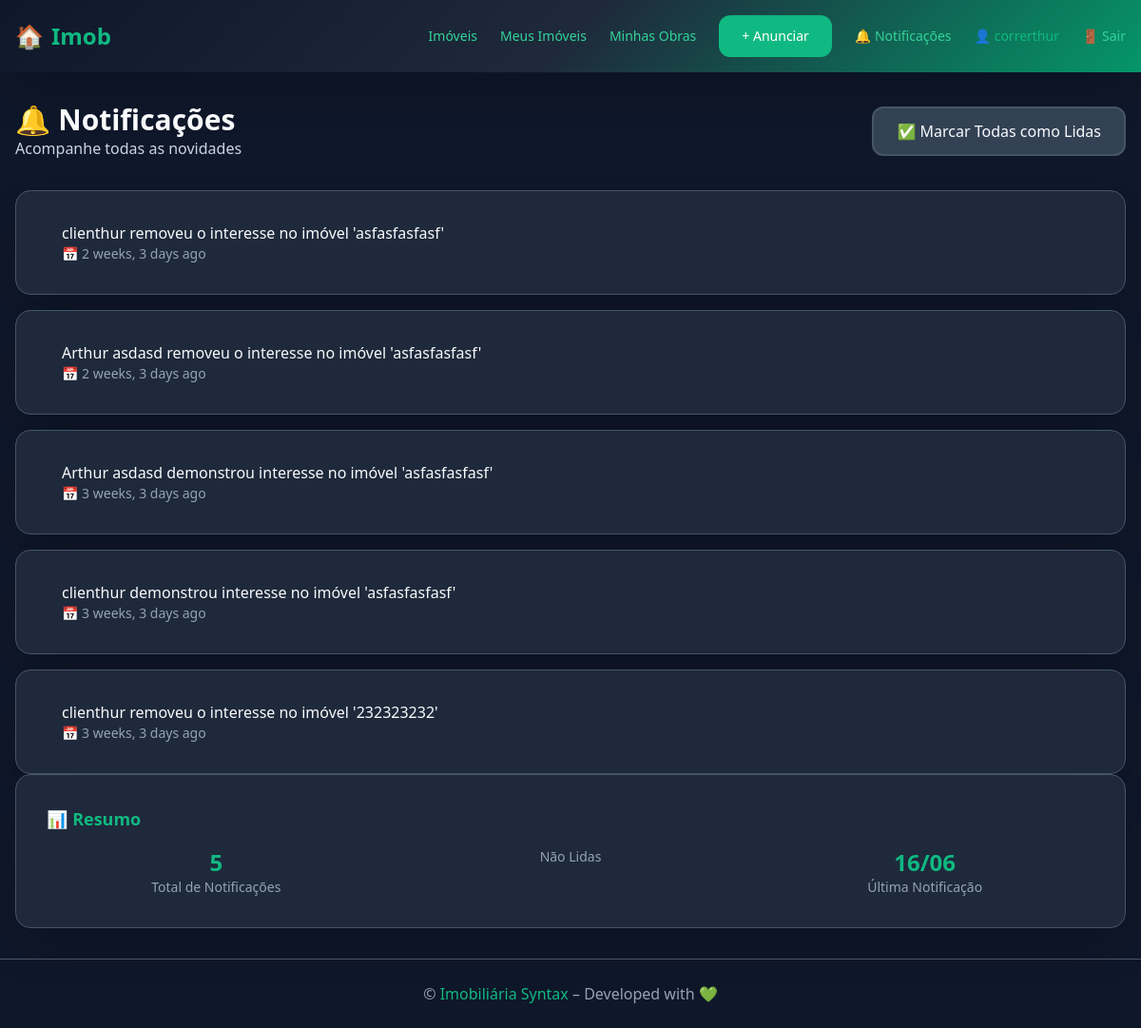
The app's page /notificacoes/ (signed in) with its own data.
### users/models.py (models this page shows, shortened)
class User(AbstractUser):
    CLIENTE = 'CL'
    CORRETOR = 'CO'
    PERFIL_CHOICES = [(CLIENTE, 'Cliente'), (CORRETOR, 'Corretor')]
    perfil = models.CharField(max_length=2, choices=PERFIL_CHOICES)
    telefone = models.CharField(max_length=20, blank=True)
    avatar   = models.ImageField(upload_to='avatars/', blank=True)

### core/models.py (models this page shows)
class Notificacao(models.Model):
    user   = models.ForeignKey('users.User', on_delete=models.CASCADE)
    mensagem  = models.CharField(max_length=255)
    lida      = models.BooleanField(default=False)
    created_at= models.DateTimeField(auto_now_add=True)

### core/views.py (the view)
# urls.py: path("notificacoes/", NotificacoesView.as_view(), name="notifications"),
class NotificacoesView(LoginRequiredMixin, TemplateView):
    template_name = "core/notifications.html"
    def get_context_data(self, **kwargs):
        ctx = super().get_context_data(**kwargs)
        ctx["notificacoes"] = Notificacao.objects.filter(
            user=self.request.user
        ).order_by("-created_at")
        return ctx

### core/context_processors.py (called while the page is built)
def badge_notifs(request):
    if request.user.is_authenticated:
        qtd = Notificacao.objects.filter(user=request.user, lida=False).count()
        return {"notif_novas": qtd}
    return {}

### templates/core/notifications.html (shortened to what this page needs)
{% extends "base.html" %}
{% load humanize %}
{% block content %}
<div class="animate-fade-in">
  <div class="flex justify-between items-center mb-8">
    <div>
      <h1 class="text-3xl font-bold text-primary">🔔 Notificações</h1>
      <p class="text-secondary">Acompanhe todas as novidades</p>
    </div>
    {% if notificacoes %}
      <a href="{% url 'notifs_ler_todas' %}" class="btn-secondary">
        ✅ Marcar Todas como Lidas
      </a>
    {% endif %}
  </div>
  {% if notificacoes %}
    <div class="space-y-4">
      {% for n in notificacoes %}
        <div class="card {% if not n.lida %}ring-2{% endif %}"
             style="{% if not n.lida %}border-color: var(--accent-green);{% endif %}">
          <div class="flex gap-4">
            <div class="flex-1">
              <p class="text-primary {% if not n.lida %}font-semibold{% endif %}">
                {{ n.mensagem }}
              </p>
              <div class="flex justify-between items-center mt-2">
                <span class="text-muted text-sm">
                  📅 {{ n.created_at|naturaltime }}
                </span>
              </div>
            </div>
          </div>
        </div>
      {% endfor %}
    </div>
    <div class="card mt-8">
      <h3 class="text-lg font-semibold text-accent mb-4">📊 Resumo</h3>
      <div class="grid gap-4 grid-cols-1 md:grid-cols-3">
        <div class="text-center">
          <div class="text-2xl font-bold text-accent">{{ notificacoes|length }}</div>
          <div class="text-sm text-muted">Total de Notificações</div>
        </div>
        <div class="text-center">
          <div class="text-sm text-muted">Não Lidas</div>
        </div>
        <div class="text-center">
          <div class="text-2xl font-bold text-accent">
            {{ notificacoes.0.created_at|date:"d/m" }}
          </div>
          <div class="text-sm text-muted">Última Notificação</div>
        </div>
      </div>
    </div>
  {% endif %}
</div>
{% endblock %}

### templates/base.html (shortened to what this page needs)
{% load static %}
<!DOCTYPE html>
<html lang="pt-br">
<head>
  <link href="{% static 'output.css' %}" rel="stylesheet">
</head>
<body>
  <header class="header-gradient text-white shadow-2xl">
    <div class="container py-4 flex justify-between items-center">
      <a href="{% url 'home' %}" class="font-bold text-2xl flex items-center gap-2 hover-lift">
        🏠 <span class="text-accent">Imob</span>
      </a>
      <nav class="flex items-center gap-6 text-sm">
        {% if user.is_authenticated %}
          <a href="{% url 'imoveis' %}" class="link-green hover-lift">Imóveis</a>
          <a href="{% url 'meus_imoveis' %}" class="link-green hover-lift">Meus Imóveis</a>
          {% if user.perfil == 'CO' %}
            <a href="{% url 'works:meus' %}" class="link-green hover-lift">Minhas Obras</a>
          {% endif %}
          <a href="{% url 'imovel_novo' %}" class="btn-primary">+ Anunciar</a>
          <a href="{% url 'notifications' %}" class="link-green hover-lift flex items-center gap-2">
            🔔 Notificações
          </a>
          <span class="text-accent">👤 {{ user.first_name|default:user.username }}</span>
          <form action="{% url 'logout' %}" method="post" style="display: inline;">
            <button type="submit" class="link-green hover-lift">🚪 Sair</button>
          </form>
        {% else %}
          <a href="{% url 'login' %}" class="btn-secondary">Entrar</a>
          <a href="{% url 'users:signup' %}" class="btn-primary">Criar Conta</a>
        {% endif %}
      </nav>
    </div>
  </header>
  <main class="flex-1 container py-8">
    {% block content %}{% endblock %}
  </main>
  <footer class="bg-secondary border-t border-border text-center py-6 text-muted">
    <div class="container">
      <p>© {{ now|date:"Y" }} <span class="text-accent">Imobiliária Syntax</span> – Developed with 💚</p>
    </div>
  </footer>
</body>
</html>

### templates/base.html (style rules this page uses)
:root { --bg-primary: #0f172a; --bg-secondary: #1e293b; --bg-card: #334155; --bg-input: #475569; --text-primary: #f8fafc; --text-secondary: #cbd5e1; --text-muted: #94a3b8; --accent-green: #10b981; --accent-green-dark: #059669; --accent-green-light: #34d399; --border: #475569; --danger: #ef4444; }
body { background-color: var(--bg-primary); color: var(--text-primary); font-family: system-ui, -apple-system, sans-serif; margin: 0; min-height: 100vh; display: flex; flex-direction: column; }
.container { max-width: 1200px; margin: 0 auto; padding: 0 1rem; }
.flex { display: flex; }
.flex-1 { flex: 1; }
.items-center { align-items: center; }
.justify-between { justify-content: space-between; }
.gap-2 { gap: 0.5rem; }
.gap-4 { gap: 1rem; }
.gap-6 { gap: 1.5rem; }
.grid { display: grid; }
.text-center { text-align: center; }
.text-sm { font-size: 0.875rem; }
.text-lg { font-size: 1.125rem; }
.text-2xl { font-size: 1.5rem; }
.text-3xl { font-size: 1.875rem; }
.font-bold { font-weight: 700; }
.font-semibold { font-weight: 600; }
.py-4 { padding-top: 1rem; padding-bottom: 1rem; }
.py-6 { padding-top: 1.5rem; padding-bottom: 1.5rem; }
.py-8 { padding-top: 2rem; padding-bottom: 2rem; }
.mb-4 { margin-bottom: 1rem; }
.mb-8 { margin-bottom: 2rem; }
.shadow-2xl { box-shadow: 0 25px 50px -12px rgba(0,0,0,0.25); }
.header-gradient { background: linear-gradient(135deg, #0f172a 0%, #1e293b 50%, #059669 100%); }
.card { background-color: var(--bg-secondary); padding: 2rem; border-radius: 1rem; box-shadow: 0 25px 50px -12px rgba(0,0,0,0.25); border: 1px solid var(--border); }
.btn-primary { display: inline-flex; align-items: center; justify-content: center; padding: 0.75rem 1.5rem; border-radius: 0.75rem; font-weight: 500; background-color: var(--accent-green); color: white; text-decoration: none; transition: all 0.2s; border: none; cursor: pointer; }
.btn-secondary { display: inline-flex; align-items: center; justify-content: center; padding: 0.75rem 1.5rem; border-radius: 0.75rem; font-weight: 500; background-color: var(--bg-card); color: var(--text-primary); border: 2px solid var(--border); text-decoration: none; transition: all 0.2s; cursor: pointer; }
.link-green { color: var(--accent-green-light); text-decoration: none; transition: color 0.2s; }
.text-primary { color: var(--text-primary); }
.text-secondary { color: var(--text-secondary); }
.text-muted { color: var(--text-muted); }
.text-accent { color: var(--accent-green); }
.border-border { border-color: var(--border); }
.border-t { border-top-width: 1px; }
.animate-fade-in { animation: fadeIn 0.5s ease-in-out; }

### records on screen
User: first_name "correrthur"
Notificacao: mensagem "clienthur removeu o interesse no imóvel 'asfasfasfasf'", created_at "2 weeks, 3 days ago", created_at "16/06"
Notificacao: mensagem "Arthur asdasd removeu o interesse no imóvel 'asfasfasfasf'", created_at "2 weeks, 3 days ago"
Notificacao: mensagem "Arthur asdasd demonstrou interesse no imóvel 'asfasfasfasf'", created_at "3 weeks, 3 days ago"
Notificacao: mensagem "clienthur demonstrou interesse no imóvel 'asfasfasfasf'", created_at "3 weeks, 3 days ago"
Notificacao: mensagem "clienthur removeu o interesse no imóvel '232323232'", created_at "3 weeks, 3 days ago"

### other values on screen
{{ notificacoes|length }} "5"
